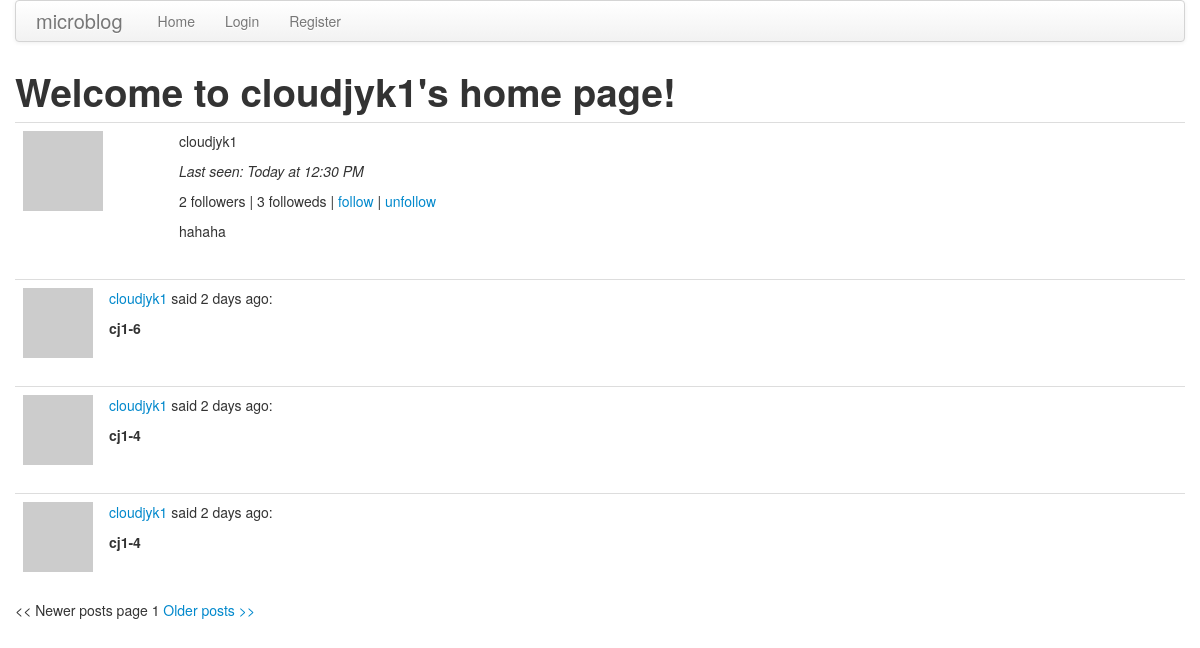
/user/cloudjyk1/1, run on the app's committed database.
### app/models.py (models this page shows, shortened)
class User(db.Model):
    id = db.Column(db.Integer, primary_key = True)
    username = db.Column(db.String(64), index = True, unique = True)
    password = db.Column(db.String(64), index = True)
    email = db.Column(db.String(120), index = True, unique = True)
    about_me = db.Column(db.String(140))
    last_seen = db.Column(db.DateTime)
    posts = db.relationship('Post', backref='author', lazy='dynamic')
    followed = db.relationship('User',
        secondary = followers,
        primaryjoin = (followers.c.follower_id == id),
        secondaryjoin = (followers.c.followed_id == id),
        backref = db.backref('followers', lazy = 'dynamic'),
        lazy = 'dynamic')
    def avatar(self,size):
        return 'http://www.gravatar.com/avatar/' + md5(self.email.encode('utf-8')).hexdigest() + '?d=mm&s=' + str(size)

class Post(db.Model):
    __searchable__ = ['body']
    id = db.Column(db.Integer, primary_key = True)
    body = db.Column(db.String(140))
    timestamp = db.Column(db.DateTime)
    user_id = db.Column(db.Integer, db.ForeignKey('user.id'))

### app/views.py (the view)
@app.route('/user/<username>', methods = ['GET', 'POST'])
@app.route('/user/<username>/<int:page>', methods = ['GET', 'POST'])
def user(username, page = 1):
    if User.query.filter_by(username = username).first() != None:
        user = User.query.filter_by(username = username).first()
        posts = user.posts.order_by(Post.timestamp.desc())
        posts = posts.paginate(page, POSTS_PER_PAGE, False)
        return render_template('user.html',
            title = 'Home',
            user = user,
            posts = posts)
    flash('Sorry, this user does not exist!')
    return redirect(url_for('index'))

### app/momentjs.py (called while the page is built)
    def render(self, format):
        return Markup("<script>\ndocument.write(moment(\"%s\").%s);\n</script>" % (self.timestamp.strftime("%Y-%m-%dT%H:%M:%S Z"), format))

    def calendar(self):
        return self.render("calendar()")

    def fromNow(self):
        return self.render("fromNow()")

### app/views.py (called while the page is built)
@app.before_request
def before_request():
    g.user = current_user

### app/templates/user.html (shortened to what this page needs)
{% extends "base.html" %}
{% block content %}
<h1>Welcome to {{ user.username }}'s home page!</h1>
<table class="table table-hover">
    <tr>
        <td width="140px"><a href="{{url_for('user', username = user.username)}}"><img src="{{user.avatar(140)}}" /></a></td>
        <td>
            <p>{{ user.username }}</p>
            {% if user.last_seen %}
            <p><em>Last seen: {{momentjs(user.last_seen).calendar()}}</em></p>
            {% endif %}
            {% if g.user.username != user.username %}
            <p>{{ user.followers.count()-1 }} followers | {{ user.followed.count()-1 }} followeds | <a href="{{url_for('follow', username = user.username)}}">follow</a> | <a href="{{url_for('unfollow', username = user.username)}}">unfollow</a></p>
            {% endif %}
            <p>{{ user.about_me }}</p>
        </td>
    </tr>
</table>
{% for post in posts.items %}
    {% include 'post.html' %}
{% endfor %}
{% if posts.has_prev %}
<a href="{{ url_for('user', username = user.username, page = posts.prev_num) }}"><< Newer posts</a>
{% else %}
<< Newer posts
{% endif %}
page {{ posts.page }}
{% if posts.has_next %}
<a href="{{ url_for('user', username = user.username, page = posts.next_num) }}">Older posts >></a>
{% else %}
Older posts >>
{% endif %}
{% endblock %}

### app/templates/post.html (shortened to what this page needs)
<table class="table table-hover">
    <tr>
        <td width="70px"><a href="{{url_for('user', username = post.author.username)}}"><img src="{{post.author.avatar(70)}}" /></a></td>
        <td>
            <p><a href="{{url_for('user', username = post.author.username)}}">{{post.author.username}}</a> said {{momentjs(post.timestamp).fromNow()}}:</p>
            <p><strong>{{post.body}}</strong></p>
        </td>
    </tr>
</table>

### data on the page
User: username "cloudjyk1", about_me "hahaha"
Post: author.username "cloudjyk1", body "cj1-6"
Post: author.username "cloudjyk1", body "cj1-4"
Post: author.username "cloudjyk1", body "cj1-4"

### other printed values
{{ user.followers.count()-1 }} "2"
{{ user.followed.count()-1 }} "3"
{{ posts.page }} "1"
